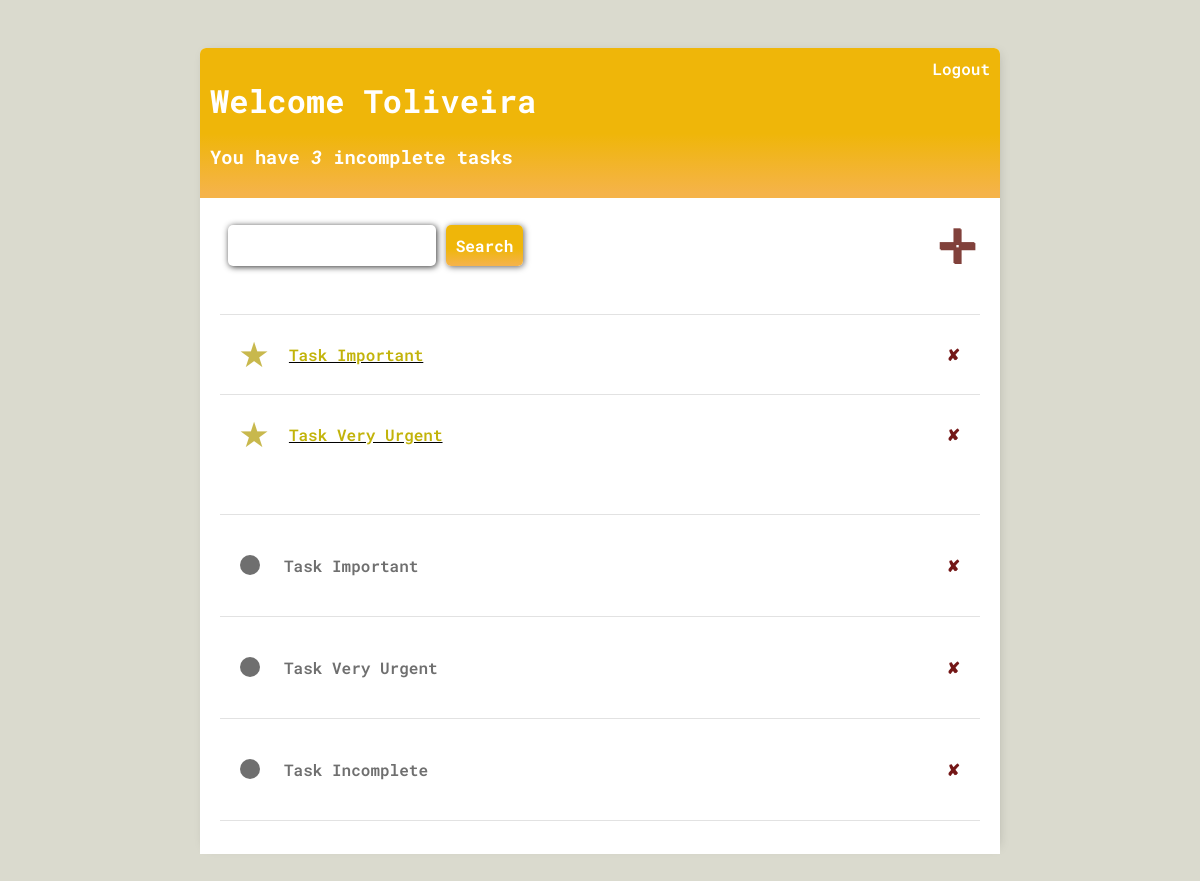
The app's page / (signed in), older data.
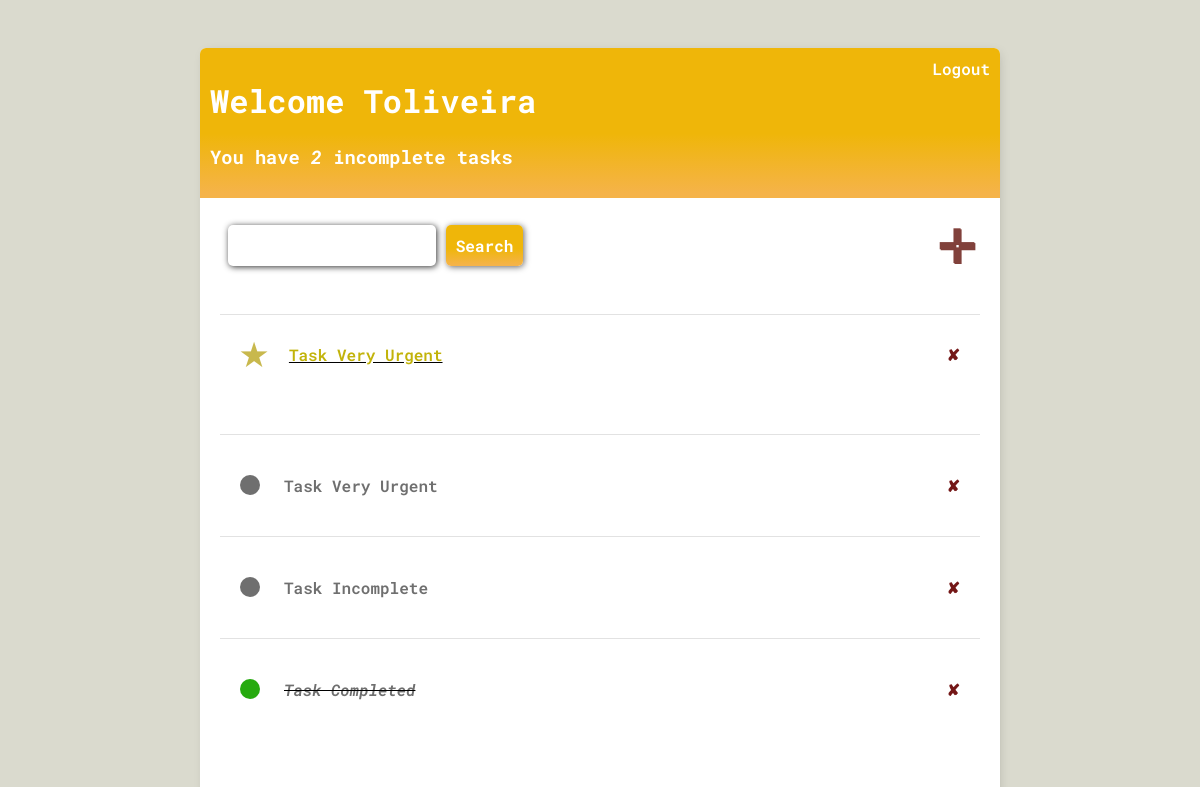
The same page, newer data.
### main/models.py (models this page shows, shortened)
class Task(models.Model):
    user = models.ForeignKey(User, on_delete=models.CASCADE, null=True, blank=True)
    title = models.CharField(max_length=100, null=True, blank=True)
    description = models.TextField(null=True, blank=True)
    urgent = models.BooleanField(default=False)
    complete = models.BooleanField(default=False)
    created = models.DateTimeField(auto_now_add=True)
    class Meta:
        ordering = ["complete","created"]

### main/views.py (the view)
# urls.py: path('', taskList.as_view(), name='tasks'),
class taskList(LoginRequiredMixin, ListView):
    model = Task
    context_object_name = 'tasks'
    def get_context_data(self, **kwargs):
        context = super().get_context_data(**kwargs)
        context['tasks'] = context['tasks'].filter(user = self.request.user)
        context['count'] = context['tasks'].filter(complete = False).count()
        search_input = self.request.GET.get("search-area") or ''
        if search_input:
            context['tasks'] = context['tasks'].filter(title__icontains=search_input)
        context['search_input'] = search_input
        return context

### main/templates/main/task_list.html (shortened to what this page needs)
{% extends 'main/base.html' %}
{% block content %}
<div class="list-container">
    <div class="header-bar">
        <div>
            <h1>Welcome {{request.user|title}}</h1>
            <h3>You have <i>{{count}}</i> incomplete task{{count|pluralize:"s"}}</h3>
        </div>
        {% if request.user.is_authenticated %}
            <a href="{% url 'logout' %}">Logout</a>
        {% else %}
            <a href="{% url 'login' %}">Login</a>
        {% endif %}
    </div>
    <div class="list-form">
        <div class="list-form-header">
            <div class="list-form-search">
                <form method="GET">
                    <input type="text" name="search-area" value="{{search_input}}">
                    <input class="search-button" type="submit" value="Search">
                </form>
            </div>
            <a class="list-form-header-add" href="{% url 'task-create' %}">&#10011;</a>
        </div>
        <div class="list-VIP">
            {% for task in tasks %}
                {% if task.urgent and not task.complete%}
                <div class="list-VIP-content">
                    <div class="list-VIP-item">
                        <div class="list-VIP-icon">&#9733;</div>
                        <u><a href="{% url 'task-update' task.id%}">{{task.title}}</a></u>
                    </div>
                    <a href="{% url 'task-delete' task.id %}" class="list-delete">&#10008;</a>
                </div>
                {% endif %}
            {% endfor %}
        </div>
        <div class="list">
            {% for task in tasks %}
            <div class="list-content-wrapper">
                <div class="list-content-title">
                {% if task.complete %}
                    <div class="list-content-complete"></div>
                    <i><s><a href="{%url 'task-update' task.id%}">{{task.title}}</a></s></i>
                {%else%}
                    <div class="list-content-imcomplete"></div>
                    <a href="{%url 'task-update' task.id%}">{{task.title}}</a>
                {%endif%}
                </div>
                <div class="list-content-delete">
                    <a href="{%url 'task-delete' task.id%}" class="list-delete">&#10008;</a>
                </div>
            </div>
            {%empty%}
            <p>Task list is empty</p>
            {%endfor%}
        </div>
    </div>
</div>
{% endblock %}

### main/templates/main/base.html (shortened to what this page needs)
{% load static %}
<!DOCTYPE html>
<html lang="en">
<head>
    <link rel="stylesheet" type="text/css" href="{% static 'css/style.css' %}">
</head>
<body>
    <div class="main-container">
        {% block content %}
        {% endblock %}
    </div>
</body>
</html>

### static/css/style.css (style rules this page uses)
* { font-family: 'Roboto Mono', monospace; }
body { background-color: rgb(218, 218, 206); padding-top: 40px; }
.main-container { max-width: 50rem; max-height: 50rem; margin: auto; background-color: #fff; box-shadow: 2px 2px 12px -4px rgba(0,0,0,0.21); border-radius: 6px; }
.list-form { background-color: #fff; font-weight: 800; }
.header-bar { display: flex; justify-content: space-between; margin: 0; color: #fff; background: linear-gradient(0deg, rgb(245, 179, 73) 3%, rgb(239, 182, 9) 43%); padding: 10px; border-radius: 6px 6px 0 0; }
.header-bar a { text-decoration: none; color: #fff; font-size: 16px; }
.list-form-header { display: flex; align-items: center; justify-content: space-between; padding: 10px; padding-right: 25px; }
.list-form-header a { text-decoration: none; font-size: 45px; text-shadow: 1px 1px #81413b; color:#81413b; }
.list-form-header input[type=text] { padding: 10px; border-radius: 5px; font-size: 16px; border: none; box-shadow: 1px 1px 6px #000000ce; font-weight: 800; }
.search-button { padding: 10px; border-radius: 5px; border: none; background: linear-gradient(0deg, rgb(245, 179, 73) 3%, rgb(239, 182, 9) 43%); color: #fff; font-weight: 800; font-size: 16px; cursor: pointer; box-shadow: 1px 1px 6px #0000009a; }
.list-VIP { display: flex; flex-direction: column; padding: 20px; max-height: 11rem; overflow-y: auto; }
.list-VIP a { text-decoration: none; }
.list-delete { text-decoration: none; color:rgb(116, 23, 23); }
.list-VIP-content { display: flex; align-items: center; justify-content: space-between; padding: 20px; background-color: #fff; border-top: 1px solid rgb(226,226,226) }
.list-VIP-item { display: flex; align-items: center; justify-content: space-between; gap: 20px; }
.list-VIP-item a { color: rgb(194, 179, 10); }
.list-VIP-icon { font-weight: 800; font-size: 30px; margin-right: 2px; color: rgba(179, 156, 8, 0.722); }
.list-form-header { display: flex; align-items: center; }
.list { padding: 20px; display: flex; flex-direction: column; overflow: hidden; overflow-y: auto; max-height: 20em; min-height: auto; }
.list-container { min-height: 50rem; }
.list-content-wrapper { display: flex; align-items: center; justify-content: space-between; padding: 20px; background-color: #fff; border-top: 1px solid rgb(226,226,226); }
.list-content-title { display: flex; align-items: center; justify-content: space-between; padding: 20px; gap: 20px; }
.list-content-title a { text-decoration: none; margin-left: 4px; }
.list-content-imcomplete { width: 20px; height: 20px; background-color:rgb(111, 111, 111); border-radius: 50%; margin-left: -20px; }
.list-content-complete { width: 20px; height: 20px; background-color:rgb(38, 170, 15); border-radius: 50%; margin-left: -20px; }
.list-form-search { margin: 0; padding: 1.1em; display: flex; flex-direction: row; }
.list-form-search input[type=text] { width: 60%; }
a, p { color:rgb(111, 111, 111) }
a { font-weight: 600; }
input[type=text], input[type=password], textarea { padding: 10px; border-radius: 5px; font-size: 16px; border: none; box-shadow: 1px 1px 6px #000000ce; font-weight: 800; width: 90%; }

Row changes from the older to the newer data that the page shows:
removed Task: title "Task Important"
added Task: title "Task Completed"
Text that changed along with them:
{{ count }}: "3" → "2"
